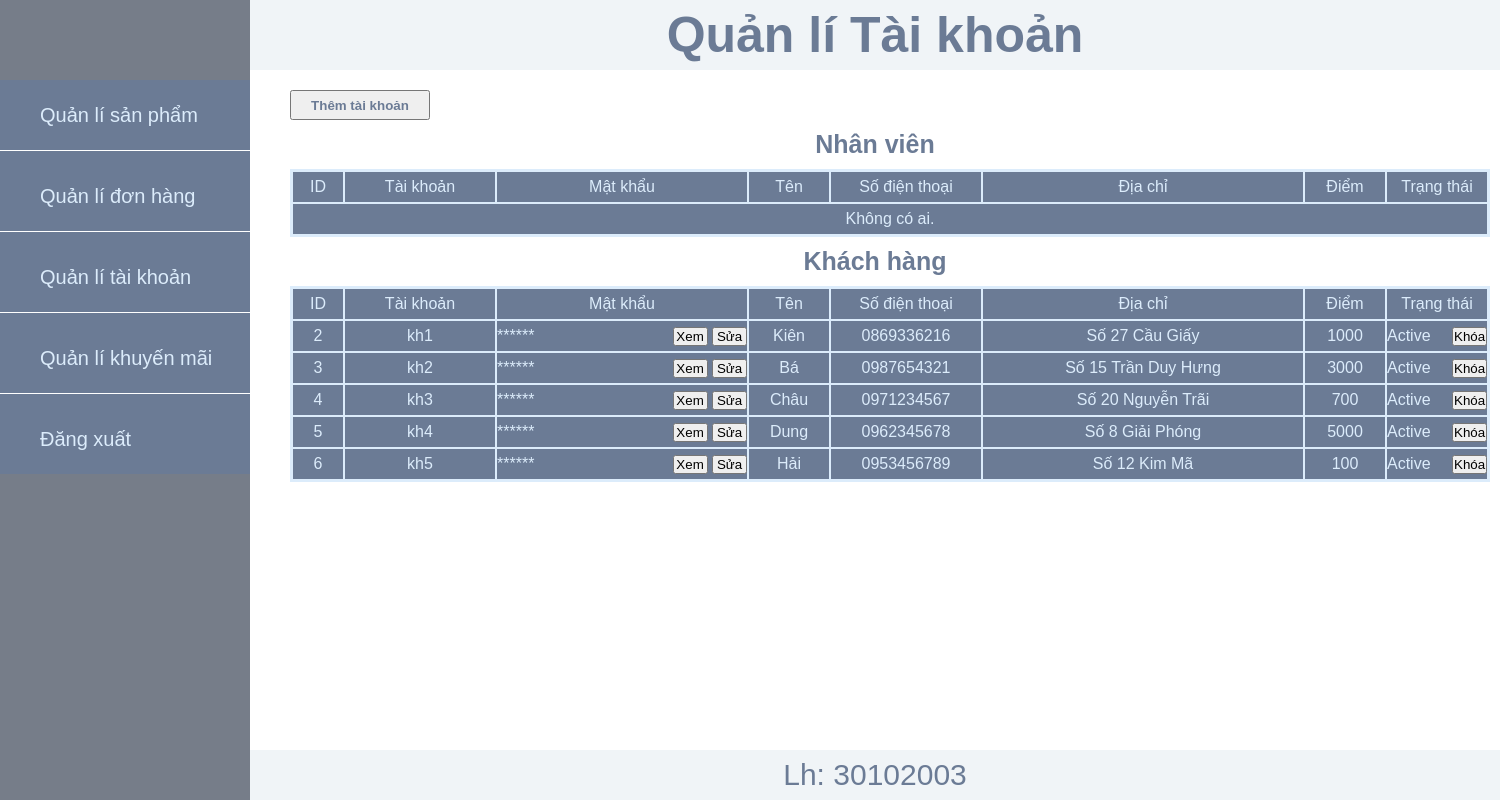
The page /admin/account-management.php on the database its author committed.
### tables this page shows
CREATE TABLE role (
    role_id INT AUTO_INCREMENT PRIMARY KEY,
    role_name VARCHAR(50) NOT NULL,
    account_id INT,
    FOREIGN KEY (account_id) REFERENCES account(account_id) ON DELETE CASCADE
);

CREATE TABLE account (
    account_id INT AUTO_INCREMENT PRIMARY KEY,
    username VARCHAR(50) UNIQUE NOT NULL,
    password VARCHAR(255) NOT NULL,
    name VARCHAR(100) NULL,
    account_phone VARCHAR(15) ,
    address VARCHAR(100) NULL,
    point INT DEFAULT 0,
    coin INT DEFAULT 0,
    account_status ENUM('Active', 'Inactive') DEFAULT 'Active'
);

### process/account_management_process.php (called while the page is built, shortened)
<?php
function getDataaccount($conn, $role){
    $result=$conn->query("SELECT a.account_id, a.username, a.password, a.name, a.account_phone, a.address, a.point, a.account_status, r.role_name
        FROM account a
        INNER JOIN role r ON a.account_id = r.account_id
        WHERE r.role_name = '$role'");
    return $result;
}
?>

### admin/account-management.php (the view, shortened to what this page needs)
<!DOCTYPE html>
<html lang="en">
<head>
    <link rel="stylesheet" href="../assets/style.css?v=16">
    <?php include '../config/database.php'?>
    <?php include '../process/account_management_process.php' ?>
</head>
<body class="page-index">
    <div class="container">
        <h1 class="title">Quản lí Tài khoản</h1>
        <div class="content">
        <form method="post" action="">
            <button type="submit" class="add_button" name="add_account_button">Thêm tài khoản</button>
        </form>
        <?php
            function table($conn, $role){
                $result = getDataaccount($conn, $role,$_SESSION['placeholder_newpassword'],$_SESSION['input_color']);
                echo '
                <table class="data_table">
                    <tr>
                        <td style="width:50px">ID</td>
                        <td style="width:150px">Tài khoản</td>
                        <td style="width:250px">Mật khẩu</td>
                        <td style="width:80px">Tên</td>
                        <td style="width:150px">Số điện thoại</td>
                        <td>Địa chỉ</td>
                        <td style="width:80px">Điểm</td>
                        <td style="width:100px">Trạng thái</td>
                    </tr>';
                if ($result->num_rows > 0) {
                    while ($row = $result->fetch_assoc()) {
                        echo '<form method="post" action=""><tr>
                            <td>'.$row["account_id"].'</td>
                            <td>'.$row["username"].'</td>
                            <td>';
                            if($_SESSION['password_status'][$row["account_id"]] == 'hide'){
                                echo'<span class="td_container">
                                <span>******</span>
                                <span>
                                    <button type="submit" class="btn" name="password_status" value="'.$row["account_id"].'">Xem</button>
                                    <button type="submit" class="btn" name="password_fix_button" value="'.$row["account_id"].'">Sửa</button>
                                </span></span>' ;
                            }
                            echo '</td>
                            <td>'.$row["name"].'</td>
                            <td>'.$row["account_phone"].'</td>
                            <td>'.$row["address"].'</td>
                            <td>'.$row["point"].'</td>
                            <td><span class="td_container">'.$row["account_status"];
                            if($row["account_status"]== "Active"){
                                echo'<button type="submit" class="btn" name="account_status" value="'.$row["account_id"].'">Khóa</button>';
                            }else{
                                echo'<button type="submit" class="btn" name="account_status" value="'.$row["account_id"].'">Mở</button>';
                            }
                            echo'</span></td>
                        </tr></form>';
                    }
                }else {
                    echo '<tr><td colspan="8">Không có ai.</td></tr>';
                }
                echo'</table>';
            }?>
            <?php
                echo '<h3>Nhân viên</h3>';
                table($conn,"staff",$_SESSION['placeholder_newpassword'],$_SESSION['input_color']);
                echo '<h3>Khách hàng</h3>';
                table($conn,"customer",$_SESSION['placeholder_newpassword'],$_SESSION['input_color']) ;
            ?>
        </div>
        </div>
    <?php include '../includes/sidebar-admin.php'; ?>
    <?php include '../includes/footer.php'; ?>
</body>
</html>

### assets/style.css (style rules this page uses)
* { margin: 0; padding: 0; }
body { height: 100hv; font-family: Arial, Helvetica, sans-serif; }
.page-index { background-color: #FFF; }
.title { color: #6b7b95; font-size: 50px; background-color: #f0f4f7; height: 70px; display: flex; justify-content: center; align-items: center; margin-left: 250px; }
.content { margin-left: 250px; }
.data_table { background-color: #dcecfb; width: 1200px; margin-top: 10px; margin-left: 40px; margin-bottom: 10px; padding: 1px; }
.content table tr td { background-color: #6b7b95; color: #dcecfb; height: 30px; text-align: center; }
.add_button { color: #6b7b95; margin-left: 40px; margin-top: 20px; height: 30px; width: 140px; font-weight: bold; }
h3 { color: #6b7b95; display: flex; justify-content: center; margin-top: 10px; font-size: 25px; }
.td_container { display: flex; justify-content: space-between; }
.btn { width: 35px; }

### rows shown on the page
role: account.account_id "2", account.username "kh1", account.name "Kiên", account.account_phone "0869336216", account.address "Số 27 Cầu Giấy", account.point "1000", account.account_status "Active"
role: account.account_id "3", account.username "kh2", account.name "Bá", account.account_phone "0987654321", account.address "Số 15 Trần Duy Hưng", account.point "3000", account.account_status "Active"
role: account.account_id "4", account.username "kh3", account.name "Châu", account.account_phone "0971234567", account.address "Số 20 Nguyễn Trãi", account.point "700", account.account_status "Active"
role: account.account_id "5", account.username "kh4", account.name "Dung", account.account_phone "0962345678", account.address "Số 8 Giải Phóng", account.point "5000", account.account_status "Active"
role: account.account_id "6", account.username "kh5", account.name "Hải", account.account_phone "0953456789", account.address "Số 12 Kim Mã", account.point "100", account.account_status "Active"
